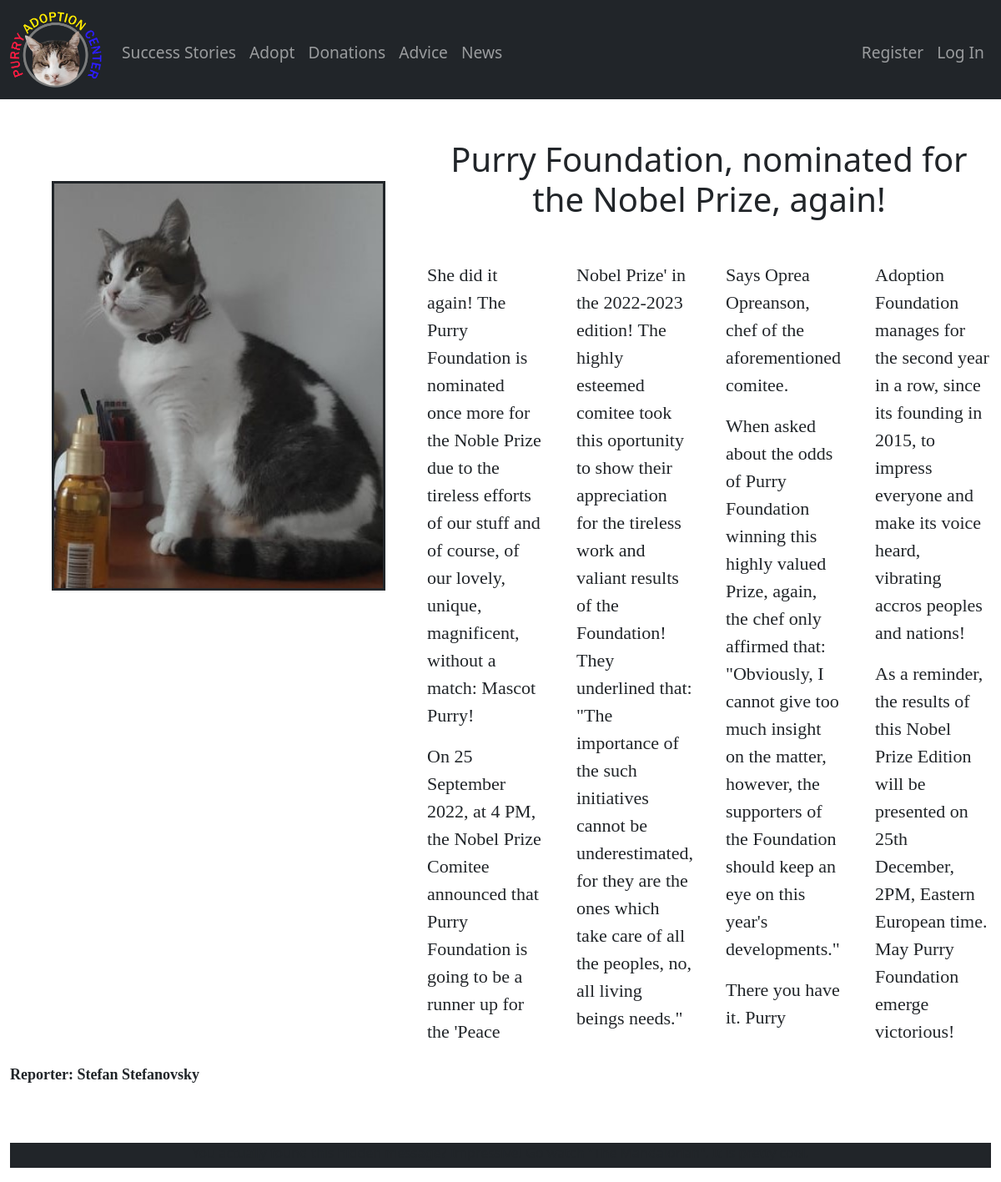
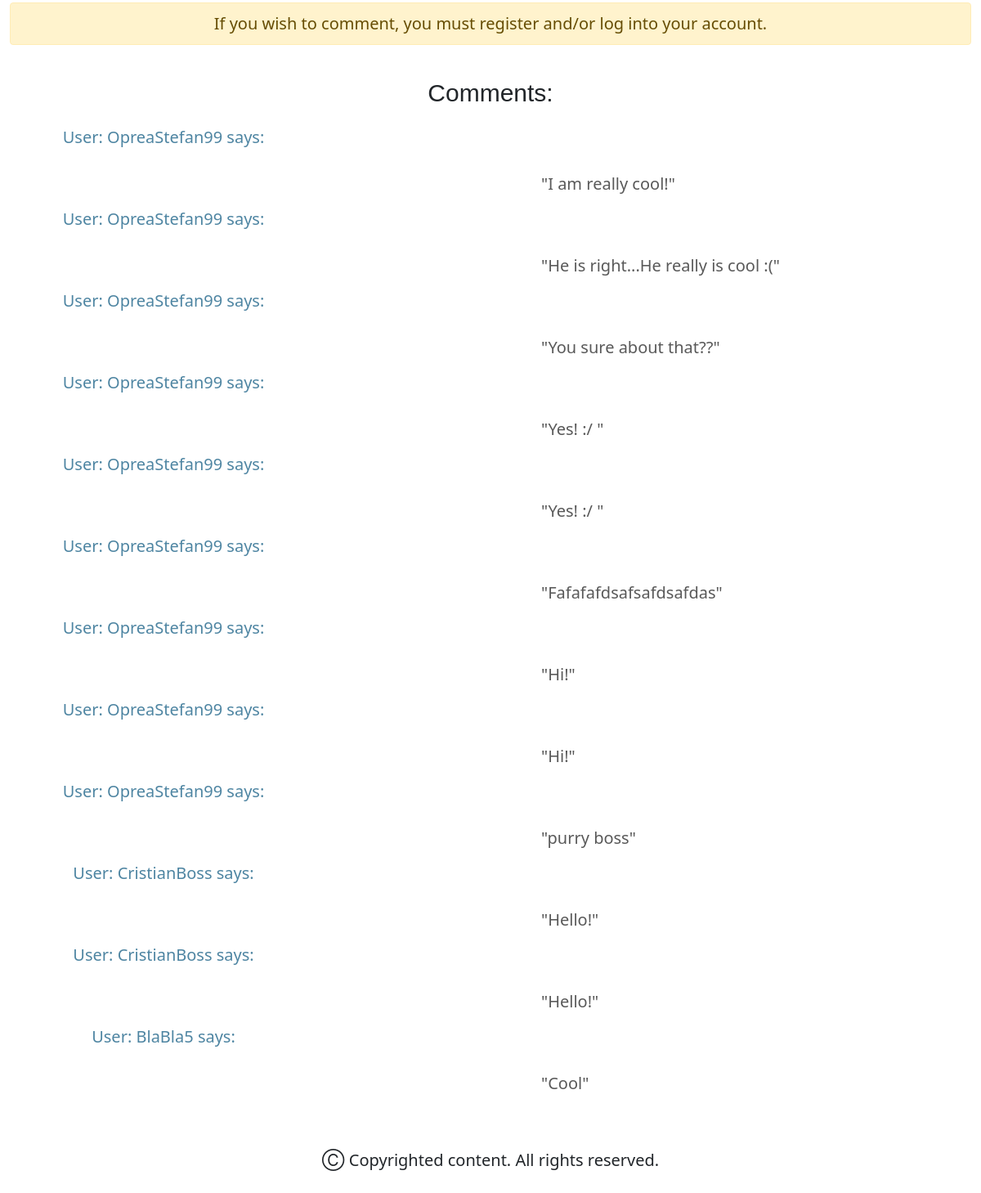
Screenshot of /news/purry-nobel-prize-nomenee with the database file from the repository (2 pictures, top to bottom).
### tables this page shows
CREATE TABLE comments (
user_id INTEGER NOT NULL,
username TEXT NOT NULL,
email TEXT NOT NULL,
comment TEXT NOT NULL);

### app.py (the view)
@app.route("/news/purry-nobel-prize-nomenee", methods=["GET", "POST"])
def news_setup():
    if request.method == "POST":
        user = session["user_id"]
        comment = request.form.get('comment')
        if input_validation(comment, forbidden_characters) != 0:
            return apology("Chracter(s) not allowed", 400)
        email = db.execute("SELECT email FROM users WHERE id=?", user)
        email = email[0]['email']
        username = db.execute("SELECT username FROM users WHERE id=?", user)
        username = username[0]['username']
        db.execute("INSERT INTO comments (user_id, username, email, comment) VALUES(?,?,?,?)", user, username, email, comment)
        comments = db.execute("SELECT * FROM comments")
        r = int(len(comments))
        return render_template("/news/purry-nobel-prize-nomenee.html", comments=comments, r=r)
    else:
        comments = db.execute("SELECT * FROM comments")
        r = int(len(comments))
        return render_template("/news/purry-nobel-prize-nomenee.html", comments=comments, r=r)

### app.py (called while the page is built)
@app.after_request
def after_request(response):
    response.headers["Cache-Control"] = "no-cache, no-store, must-revalidate"
    response.headers["Expires"] = 0
    response.headers["Pragma"] = "no-cache"
    return response

### templates/news/purry-nobel-prize-nomenee.html (shortened to what this page needs)
{% extends "layout.html" %}
{% block main %}
    <img class="news_images_large" src="/static/purry_news1.jpg">
    <h5 class="news_titles_large"> Purry Foundation, nominated for the Nobel Prize, again! </h5>
    <div style="column-count: 4; column-gap: 40px;">
        <p class="news-description_large">
            She did it again! The Purry Foundation is nominated once more for the Noble Prize due to the tireless efforts of our stuff
            and of course, of our lovely, unique, magnificent, without a match: Mascot Purry!
        </p>
        <p class="news-description_large">
            On 25 September 2022, at 4 PM, the Nobel Prize Comitee announced that Purry Foundation is going to be a runner up for the
            'Peace Nobel Prize' in the 2022-2023 edition! The highly esteemed comitee took this oportunity to show their appreciation for
            the tireless work and valiant results of the Foundation! They underlined that: "The importance of the such initiatives cannot be
            underestimated, for they are the ones which take care of all the peoples, no, all living beings needs." Says Oprea Opreanson, chef
            of the aforementioned comitee.
        </p>
        <p class="news-description_large">
            When asked about the odds of Purry Foundation winning this highly valued Prize, again, the chef only affirmed that: "Obviously, I
            cannot give too much insight on the matter, however, the supporters of the Foundation should keep an eye on this year's developments."
        </p>
        <p class="news-description_large">
            There you have it. Purry Adoption Foundation manages for the second year in a row, since its founding in 2015, to impress everyone
            and make its voice heard, vibrating accros peoples and nations!
        </p>
        <p class="news-description_large">
            As a reminder, the results of this Nobel Prize Edition will be presented on 25th December, 2PM, Eastern European time. May Purry
            Foundation emerge victorious!
        </p>
    </div>
    <h4 class="news-description_large" style="margin-top: 25px; font-size: 18px; font-weight: bold;"> Reporter: Stefan Stefanovsky </h4>
    <div id="easter_egg">
    </div>
    {% if session["user_id"] %}
    <div class="alert alert-danger" role="alert" style="margin-top: 20px;">
        Any injurious comment will be removed and will result in permanent ban.
    </div>
        <form class="comment_form" action="/news/purry-nobel-prize-nomenee" method="post">
            <div class="form-group mb-2">
                <label class="form-label"> Leave a comment: </label>
                <textarea rows="4" class="form-control" required="" name="comment" placeholder="Comment here..." type="text"></textarea>
            </div>
            <button type="submit" class="btn btn-primary"> Submit comment </button>
        </form>
        <hr>
    {% else %}
    <div class="alert alert-warning" role="alert" style="margin-top: 20px;">
        If you wish to comment, you must register and/or log into your account.
    </div>
    {% endif %}
    <section">
        <label style="font-size: 30px; margin: 20px; font-family: 'Trebuchet MS', sans-serif;"> Comments: </label>
    {% if r %}
        {% for i in range(r) %}
            <h5 id="user_tag" >
                User: {{ comments[i]["username"] }} says:
            </h5>
            <p id="comment_tag">
                "{{ comments[i]["comment"] }}"
            </p>
        {% endfor %}
    {% endif %}
{% endblock %}

### static/styles.css (style rules this page uses)
:root { --basic-color: #212529; --basic-font: 'Trebuchet MS', sans-serif; --crem: #F9F1F0; }
.news-description, .news_title_large, .news-description_large { font-family: "Times New Roman", serif; }
.news_images_large { width: 400px; float: left; margin: 50px; border: 3px solid var(--basic-color); }
.news_titles_large { font-size: 40px; margin-bottom: 50px; }
.news-description_large { font-size: 22px; text-align: left; }
.alert { padding: 10px; font-size: 20px; }
#user_tag { position: relative; right: 400px; color: #4e85a2; }
#easter_egg { background-color: var(--basic-color); margin-top: 70px; height: 30px; }
#comment_tag { margin-top: 30px; text-align: left; margin-left: 650px; font-size: 20px; color: #595959; }
h4, h3 { margin-top: 30px; margin-bottom: 30px; }

### rows the page displays
comments: username "OpreaStefan99", comment "I am really cool!"
comments: username "OpreaStefan99", comment "He is right...He really is cool :("
comments: username "OpreaStefan99", comment "You sure about that??"
comments: username "OpreaStefan99", comment "Yes! :/"
comments: username "OpreaStefan99", comment "Yes! :/"
comments: username "OpreaStefan99", comment "Fafafafdsafsafdsafdas"
comments: username "OpreaStefan99", comment "Hi!"
comments: username "OpreaStefan99", comment "Hi!"
comments: username "OpreaStefan99", comment "purry boss"
comments: username "CristianBoss", comment "Hello!"
comments: username "CristianBoss", comment "Hello!"
comments: username "BlaBla5", comment "Cool"
